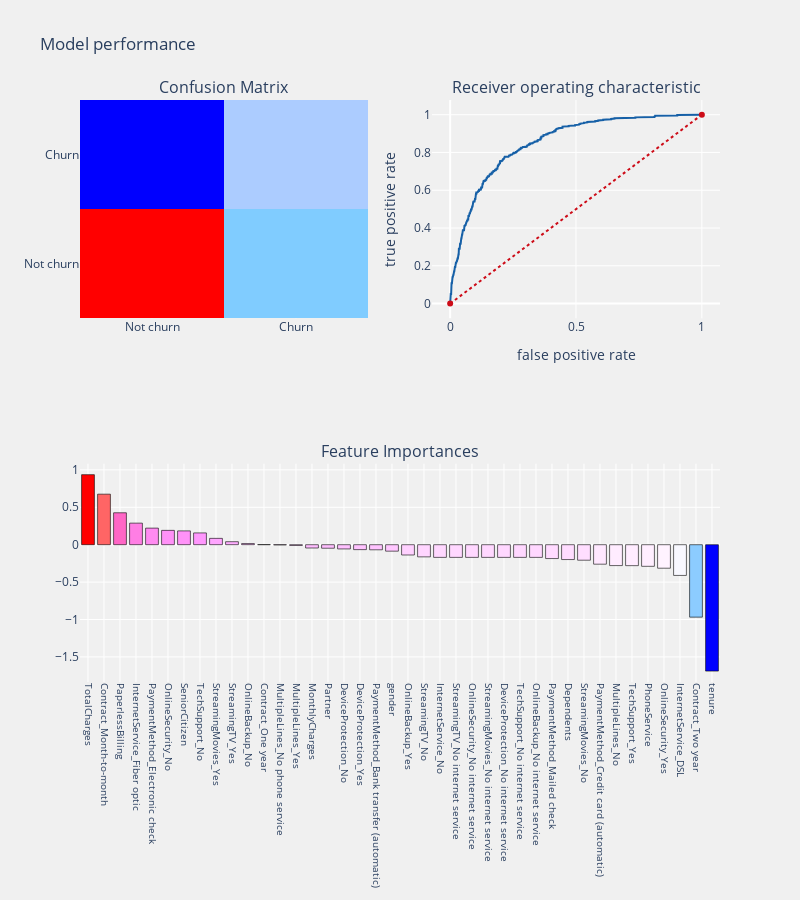

Notebook cell for this chart:
### Markdown cell above
SMOTE first selects a minority class instance a at random and finds its k nearest minority class neighbors. The synthetic instance is then created by choosing one of the k nearest neighbors b at random and connecting a and b to form a line segment in the feature space. The synthetic instances are generated as a convex combination of the two chosen instances a and b.

### Code cell
from imblearn.over_sampling import SMOTE

cols    = [i for i in telcom.columns if i not in Id_col+target_col]

smote_X = telcom[cols]
smote_Y = telcom[target_col]

#Split train and test data
smote_train_X,smote_test_X,smote_train_Y,smote_test_Y = train_test_split(smote_X,smote_Y,
                                                                         test_size = .25 ,
                                                                         random_state = 111)

#oversampling minority class using smote
os = SMOTE(random_state = 0)
os_smote_X,os_smote_Y = os.fit_sample(smote_train_X,smote_train_Y)
os_smote_X = pd.DataFrame(data = os_smote_X,columns=cols)
os_smote_Y = pd.DataFrame(data = os_smote_Y,columns=target_col)
###



logit_smote = LogisticRegression(C=1.0, class_weight=None, dual=False, fit_intercept=True,
          intercept_scaling=1, max_iter=100, multi_class='ovr', n_jobs=1,
          penalty='l2', random_state=None, solver='liblinear', tol=0.0001,
          verbose=0, warm_start=False)

telecom_churn_prediction(logit_smote,os_smote_X,test_X,os_smote_Y,test_Y,
                         cols,"coefficients",threshold_plot = True)

### Figure 1 — Plotly figure (JSON) as saved in the notebook; plotly's stock layout.template omitted (floating-point values rounded to 4 significant figures; data arrays with more than 128 entries replaced by an {"elided": "..."} marker saying what was removed)
{"data": [{"colorscale": [[0, "rgb(0,0,255)"], [0.1, "rgb(51,153,255)"], [0.2, "rgb(102,204,255)"], [0.3, "rgb(153,204,255)"], [0.4, "rgb(204,204,255)"], [0.5, "rgb(255,255,255)"], [0.6, "rgb(255,204,255)"], [0.7, "rgb(255,153,255)"], [0.8, "rgb(255,102,204)"], [0.9, "rgb(255,102,102)"], [1, "rgb(255,0,0)"]], "name": "matrix", "showscale": false, "type": "heatmap", "x": ["Not churn", "Churn"], "xaxis": "x", "y": ["Not churn", "Churn"], "yaxis": "y", "z": [[953, 315], [101, 389]]}, {"line": {"color": "rgb(22, 96, 167)", "width": 2}, "name": "Roc : 0.7727274190433271", "type": "scatter", "x": {"elided": "484 float values"}, "xaxis": "x2", "y": {"elided": "484 float values"}, "yaxis": "y2"}, {"line": {"color": "rgb(205, 12, 24)", "dash": "dot", "width": 2}, "type": "scatter", "x": [0, 1], "xaxis": "x2", "y": [0, 1], "yaxis": "y2"}, {"marker": {"color": [0.9359, 0.6753, 0.4264, 0.2881, 0.2216, 0.1915, 0.1845, 0.1574, 0.08465, 0.03998, 0.015, 0.0008458, -0.00305, -0.009748, -0.04425, -0.04712, -0.05662, -0.06598, -0.06816, -0.08644, -0.1376, -0.1626, -0.1694, -0.1694, -0.1694, -0.1694, -0.1694, -0.1694, -0.1694, -0.1852, -0.1985, -0.2073, -0.2603, -0.2792, -0.28, -0.289, -0.3141, -0.4107, -0.9681, -1.689], "colorscale": [[0, "rgb(0,0,255)"], [0.1, "rgb(51,153,255)"], [0.2, "rgb(102,204,255)"], [0.3, "rgb(153,204,255)"], [0.4, "rgb(204,204,255)"], [0.5, "rgb(255,255,255)"], [0.6, "rgb(255,204,255)"], [0.7, "rgb(255,153,255)"], [0.8, "rgb(255,102,204)"], [0.9, "rgb(255,102,102)"], [1, "rgb(255,0,0)"]], "line": {"color": "black", "width": 0.6}}, "name": "coefficients", "type": "bar", "x": ["TotalCharges", "Contract_Month-to-month", "PaperlessBilling", "InternetService_Fiber optic", "PaymentMethod_Electronic check", "OnlineSecurity_No", "SeniorCitizen", "TechSupport_No", "StreamingMovies_Yes", "StreamingTV_Yes", "OnlineBackup_No", "Contract_One year", "MultipleLines_No phone service", "MultipleLines_Yes", "MonthlyCharges", "Partner", "DeviceProtection_No", "DeviceProtection_Yes", "PaymentMethod_Bank transfer (automatic)", "gender", "OnlineBackup_Yes", "StreamingTV_No", "InternetService_No", "StreamingTV_No internet service", "OnlineSecurity_No internet service", "StreamingMovies_No internet service", "DeviceProtection_No internet service", "TechSupport_No internet service", "OnlineBackup_No internet service", "PaymentMethod_Mailed check", "Dependents", "StreamingMovies_No", "PaymentMethod_Credit card (automatic)", "MultipleLines_No", "TechSupport_Yes", "PhoneService", "OnlineSecurity_Yes", "InternetService_DSL", "Contract_Two year", "tenure"], "xaxis": "x3", "y": [0.9359, 0.6753, 0.4264, 0.2881, 0.2216, 0.1915, 0.1845, 0.1574, 0.08465, 0.03998, 0.015, 0.0008458, -0.00305, -0.009748, -0.04425, -0.04712, -0.05662, -0.06598, -0.06816, -0.08644, -0.1376, -0.1626, -0.1694, -0.1694, -0.1694, -0.1694, -0.1694, -0.1694, -0.1694, -0.1852, -0.1985, -0.2073, -0.2603, -0.2792, -0.28, -0.289, -0.3141, -0.4107, -0.9681, -1.689], "yaxis": "y3"}], "layout": {"annotations": [{"font": {"size": 16}, "showarrow": false, "text": "Confusion Matrix", "x": 0.225, "xanchor": "center", "xref": "paper", "y": 1, "yanchor": "bottom", "yref": "paper"}, {"font": {"size": 16}, "showarrow": false, "text": "Receiver operating characteristic", "x": 0.775, "xanchor": "center", "xref": "paper", "y": 1, "yanchor": "bottom", "yref": "paper"}, {"font": {"size": 16}, "showarrow": false, "text": "Feature Importances", "x": 0.5, "xanchor": "center", "xref": "paper", "y": 0.375, "yanchor": "bottom", "yref": "paper"}], "autosize": false, "height": 900, "margin": {"b": 195}, "paper_bgcolor": "rgba(240,240,240, 0.95)", "plot_bgcolor": "rgba(240,240,240, 0.95)", "showlegend": false, "title": {"text": "Model performance"}, "width": 800, "xaxis": {"anchor": "y", "domain": [0, 0.45]}, "xaxis2": {"anchor": "y2", "domain": [0.55, 1], "title": {"text": "false positive rate"}}, "xaxis3": {"anchor": "y3", "domain": [0, 1], "showgrid": true, "tickangle": 90, "tickfont": {"size": 10}}, "yaxis": {"anchor": "x", "domain": [0.625, 1]}, "yaxis2": {"anchor": "x2", "domain": [0.625, 1], "title": {"text": "true positive rate"}}, "yaxis3": {"anchor": "x3", "domain": [0, 0.375]}}}
